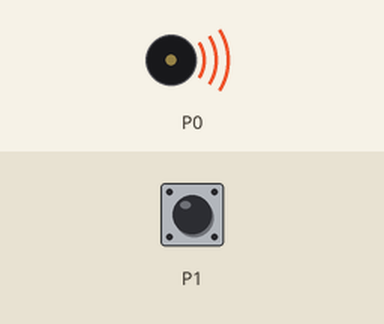
Recording of a program running on a simulated BBC micro:bit running MicroPython. Parts: buzzer (waves = sounding). The inputs (shaded band) are chosen by the test bench; at power-on: P1 LOW.

Above: at 1.25 s.
1.3 s: P1 pulled HIGH for 3.2 s
At 1.8 s:
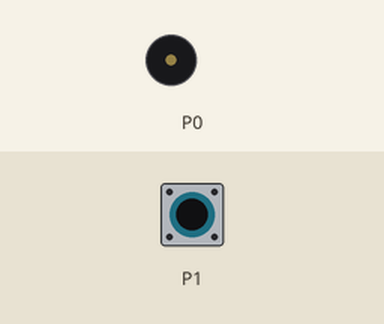
At 4.55 s:
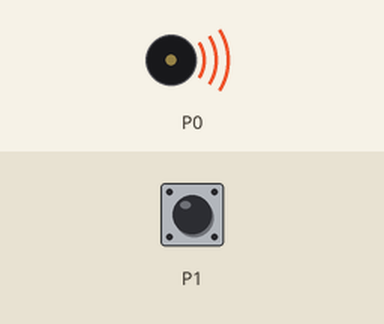
Timing chart, 0 to 12.1 s (numbered marks = the images above; inputs shaded):
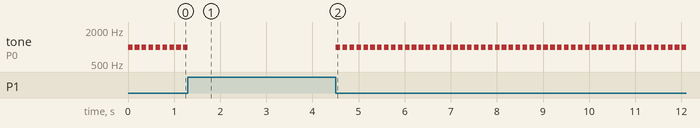

The program:

main.py
```python
from microbit import pin0, pin1, sleep
import music

# FC-51 IR obstacle sensor on P1
# OUT = LOW (0) when obstacle detected, HIGH (1) when clear
# Passive buzzer on P0

while True:
    if pin1.read_digital() == 0:  # obstacle detected
        music.pitch(1000, 100, pin=pin0)
    sleep(50)
```

Measured:
- by itself, tone on P0: repeats every 0.15 s: 1000 Hz 0.10 s, silent 0.05 s
